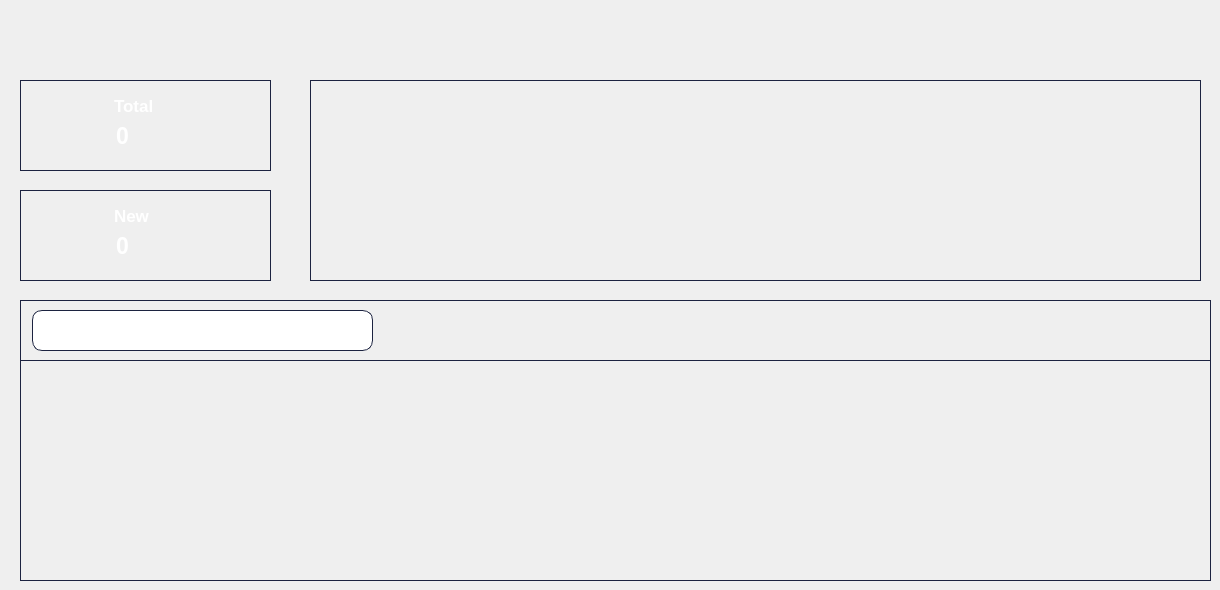
     <widget class="QWidget" name="PatientMain">
      <widget class="QLabel" name="label_161">
       <property name="geometry">
        <rect>
         <x>100</x>
         <y>230</y>
         <width>161</width>
         <height>31</height>
        </rect>
       </property>
       <property name="styleSheet">
        <string notr="true">QLabel {
	font-weight: 1000;
	text-align: center;
    vertical-align: middle;
	background-color: transparent;
    color: #fff;
	font-size: 23px;
	border : 0;
 	padding: 0px 0px 0px 10px;
}</string>
       </property>
       <property name="text">
        <string>0</string>
       </property>
      </widget>
      <widget class="QLabel" name="label_162">
       <property name="geometry">
        <rect>
         <x>20</x>
         <y>300</y>
         <width>1191</width>
         <height>61</height>
        </rect>
       </property>
       <property name="styleSheet">
        <string notr="true">QLabel {
	border : 1px solid #1c2340;
}</string>
       </property>
       <property name="text">
        <string/>
       </property>
      </widget>
      <widget class="QLabel" name="label_163">
       <property name="geometry">
        <rect>
         <x>20</x>
         <y>190</y>
         <width>251</width>
         <height>91</height>
        </rect>
       </property>
       <property name="styleSheet">
        <string notr="true">QLabel {
	border : 1px solid #1c2340;
}</string>
       </property>
       <property name="text">
        <string/>
       </property>
      </widget>
      <widget class="QPushButton" name="btnAddHomePatient">
       <property name="geometry">
        <rect>
         <x>1160</x>
         <y>320</y>
         <width>41</width>
         <height>31</height>
        </rect>
       </property>
       <property name="styleSheet">
        <string notr="true">QPushButton {
	font-weight: 500;
	text-align: center;
    vertical-align: middle;
	background-color: transparent;
	padding: 5px 5px 5px 5px;
    color: #fff;
	font-size: 11px;
	border : 0;
	border-right: 3px solid transparent;
 	background-position: center top;
    background-repeat: no-repeat;
    background-origin: content;
    background-image: url(&quot;:/icons/menu/Home/plus.png&quot;);
}

QPushButton:hover {
	color: #ffffff;
	font-weight: 500;
	background-image: url(&quot;:/icons/menu/Home/plus-hover.png&quot;);
}</string>
       </property>
       <property name="text">
        <string/>
       </property>
      </widget>
      <widget class="QLabel" name="PatientTotal">
       <property name="geometry">
        <rect>
         <x>100</x>
         <y>120</y>
         <width>161</width>
         <height>31</height>
        </rect>
       </property>
       <property name="styleSheet">
        <string notr="true">QLabel {
	font-weight: 1000;
	text-align: center;
    vertical-align: middle;
	background-color: transparent;
    color: #fff;
	font-size: 23px;
	border : 0;
 	padding: 0px 0px 0px 10px;
}</string>
       </property>
       <property name="text">
        <string>0</string>
       </property>
      </widget>
      <widget class="QPushButton" name="btnBackHomePatient">
       <property name="geometry">
        <rect>
         <x>1120</x>
         <y>20</y>
         <width>81</width>
         <height>41</height>
        </rect>
       </property>
       <property name="styleSheet">
        <string notr="true">QPushButton {
	font-weight: 500;
	text-align: center;
    vertical-align: middle;
	background-color: transparent;
	padding: 0px 15px 15px 20px;
    color: #fff;
	font-size: 11px;
	border : 0;
	border-right: 3px solid transparent;
 	background-position: center top;
    background-repeat: no-repeat;
    background-origin: content;
    background-image: url(&quot;:/icons/menu/admin/personnel/form/back.png&quot;);
}

QPushButton:hover{
    background-image: url(&quot;:/icons/menu/admin/personnel/form/back-hover.png&quot;);
}</string>
       </property>
       <property name="text">
        <string/>
       </property>
      </widget>
      <widget class="QLabel" name="label_164">
       <property name="geometry">
        <rect>
         <x>50</x>
         <y>322</y>
         <width>31</width>
         <height>21</height>
        </rect>
       </property>
       <property name="styleSheet">
        <string notr="true">QLabel {
 	background-position: center top;
    background-repeat: no-repeat;
    background-origin: content;
    background-image: url(&quot;:/icons/menu/admin/personnel/search.png&quot;);
}
</string>
       </property>
       <property name="text">
        <string/>
       </property>
      </widget>
      <widget class="QTableView" name="tabPatient">
       <property name="geometry">
        <rect>
         <x>20</x>
         <y>360</y>
         <width>1191</width>
         <height>221</height>
        </rect>
       </property>
       <property name="styleSheet">
        <string notr="true">QLineEdit {
	line-height: 1;
    color: #e9e6e6;
    background-color: #2b2e4c;
    background-clip: padding-box;
	border-radius: 2px;	
	border: 1px solid #414561;
    font-weight: 400;
	font-size: 16px;
    padding: 0.875rem 1.375rem;
	color: #ffffff;
}

QPushButton {
	font-weight: 600;
	text-align: center;
    vertical-align: middle;
   	background-color: transparent;
    border: 1px solid transparent;
	color: #6640b2;
    border-color: #6640b2;
}

QPushButton:hover {
    background-color: #6640b2;
	color: #ffffff;
	font-weight: 600;
}
QPushButton:pressed {
    background-color: #6640b2;
	color: #ffffff;
	font-weight: 600;
}


QTableView{
	background-color: transparent;
	gridline-color: #1c2340;
	color: #ffffff;
	alternate-background-color: #1d1a36;
	border : 1px solid #1c2340;
}
QTableView::item:focus
{
  	background-color: #2e3657;
	font-weight: 500;
}
QTableView::item
{
   text-align: center;
}

QHeaderView {
	background-color: #292443;
 }
QHeaderView::section {
	spacing: 10px;
 	background-color: #292443;
	color: #929292;
	margin: 1px;
	border: 0;
 	text-align: center;
  	font-family: arial;
	font-size: 12px;
	padding: 8px 0px 5px 0px;
 }

QTableView QTableCornerButton::section {
    background-color: #292443;
}
</string>
       </property>
      </widget>
      <widget class="QLineEdit" name="lineEdit_10">
       <property name="geometry">
        <rect>
         <x>32</x>
         <y>310</y>
         <width>341</width>
         <height>41</height>
        </rect>
       </property>
       <property name="styleSheet">
        <string notr="true">QLineEdit {
	border : 1px solid #1c2340;
	padding: 5px 5px 5px 55px;
	color: #ffffff;
	border-radius: 10px;	
}</string>
       </property>
       <property name="text">
        <string/>
       </property>
      </widget>
      <widget class="QLabel" name="label_165">
       <property name="geometry">
        <rect>
         <x>40</x>
         <y>200</y>
         <width>71</width>
         <height>61</height>
        </rect>
       </property>
       <property name="styleSheet">
        <string notr="true">QLabel {
	padding: 10px 15px 15px 0px;
	text-align: center;
    vertical-align: middle;
	background-color: transparent;
	border : 0;
 	background-position: center top;
    background-repeat: no-repeat;
    background-origin: content;
    background-image: url(&quot;:/icons/menu/Home/Four/truck2.png&quot;);
}
</string>
       </property>
       <property name="text">
        <string/>
       </property>
      </widget>
      <widget class="QLabel" name="label_166">
       <property name="geometry">
        <rect>
         <x>100</x>
         <y>200</y>
         <width>71</width>
         <height>31</height>
        </rect>
       </property>
       <property name="styleSheet">
        <string notr="true">QLabel {
	font-weight: 1000;
	text-align: center;
    vertical-align: middle;
	background-color: transparent;
    color: #fff;
	font-size: 17px;
	border : 0;
 	padding: 0px 0px 0px 10px;
}</string>
       </property>
       <property name="text">
        <string>New</string>
       </property>
      </widget>
      <widget class="QLabel" name="label_167">
       <property name="geometry">
        <rect>
         <x>20</x>
         <y>80</y>
         <width>251</width>
         <height>91</height>
        </rect>
       </property>
       <property name="styleSheet">
        <string notr="true">QLabel {
	border : 1px solid #1c2340;
}</string>
       </property>
       <property name="text">
        <string/>
       </property>
      </widget>
      <widget class="QLabel" name="label_168">
       <property name="geometry">
        <rect>
         <x>40</x>
         <y>90</y>
         <width>71</width>
         <height>61</height>
        </rect>
       </property>
       <property name="styleSheet">
        <string notr="true">QLabel {
	padding: 10px 15px 15px 0px;
	text-align: center;
    vertical-align: middle;
	background-color: transparent;
	border : 0;
 	background-position: center top;
    background-repeat: no-repeat;
    background-origin: content;
    background-image: url(&quot;:/icons/menu/Home/Four/truck.png&quot;);
}
</string>
       </property>
       <property name="text">
        <string/>
       </property>
      </widget>
      <widget class="QLabel" name="label_169">
       <property name="geometry">
        <rect>
         <x>100</x>
         <y>90</y>
         <width>71</width>
         <height>31</height>
        </rect>
       </property>
       <property name="styleSheet">
        <string notr="true">QLabel {
	font-weight: 1000;
	text-align: center;
    vertical-align: middle;
	background-color: transparent;
    color: #fff;
	font-size: 17px;
	border : 0;
 	padding: 0px 0px 0px 10px;
}</string>
       </property>
       <property name="text">
        <string>Total</string>
       </property>
      </widget>
      <widget class="QLabel" name="statBox_6">
       <property name="geometry">
        <rect>
         <x>310</x>
         <y>80</y>
         <width>891</width>
         <height>201</height>
        </rect>
       </property>
       <property name="styleSheet">
        <string notr="true">QLabel {
	border : 1px solid #1c2340;
}</string>
       </property>
       <property name="text">
        <string/>
       </property>
      </widget>
      <zorder>label_163</zorder>
      <zorder>label_167</zorder>
      <zorder>label_162</zorder>
      <zorder>lineEdit_10</zorder>
      <zorder>label_161</zorder>
      <zorder>btnAddHomePatient</zorder>
      <zorder>PatientTotal</zorder>
      <zorder>btnBackHomePatient</zorder>
      <zorder>label_164</zorder>
      <zorder>tabPatient</zorder>
      <zorder>label_165</zorder>
      <zorder>label_166</zorder>
      <zorder>label_168</zorder>
      <zorder>label_169</zorder>
      <zorder>statBox_6</zorder>
     </widget>
